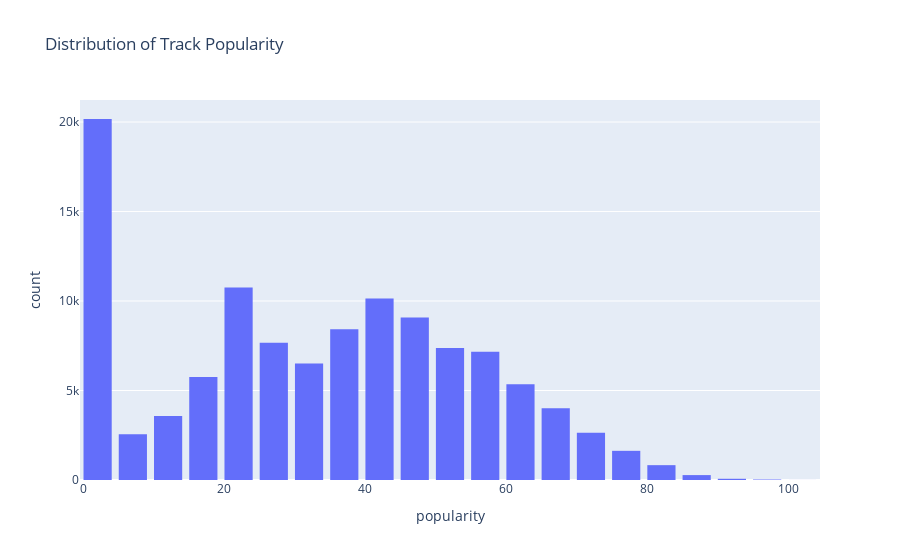

The notebook cell saved with this chart:
### Code cell
fig3 = px.histogram(df, x='popularity', nbins=30, title = "Distribution of Track Popularity")
fig3.update_layout(bargap=0.2)
fig3.show()

### Figure 1 — Plotly figure (JSON) as saved in the notebook; plotly's stock layout.template omitted (floating-point values rounded to 4 significant figures; data arrays with more than 128 entries replaced by an {"elided": "..."} marker saying what was removed)
{"data": [{"alignmentgroup": "True", "bingroup": "x", "hovertemplate": "popularity=%{x}<br>count=%{y}<extra></extra>", "legendgroup": "", "marker": {"color": "#636efa", "pattern": {"shape": ""}}, "name": "", "nbinsx": 30, "offsetgroup": "", "orientation": "v", "showlegend": false, "type": "histogram", "x": {"elided": "113999 int values"}, "xaxis": "x", "yaxis": "y"}], "layout": {"bargap": 0.2, "barmode": "relative", "legend": {"tracegroupgap": 0}, "title": {"text": "Distribution of Track Popularity"}, "xaxis": {"anchor": "y", "domain": [0, 1], "title": {"text": "popularity"}}, "yaxis": {"anchor": "x", "domain": [0, 1], "title": {"text": "count"}}}}
